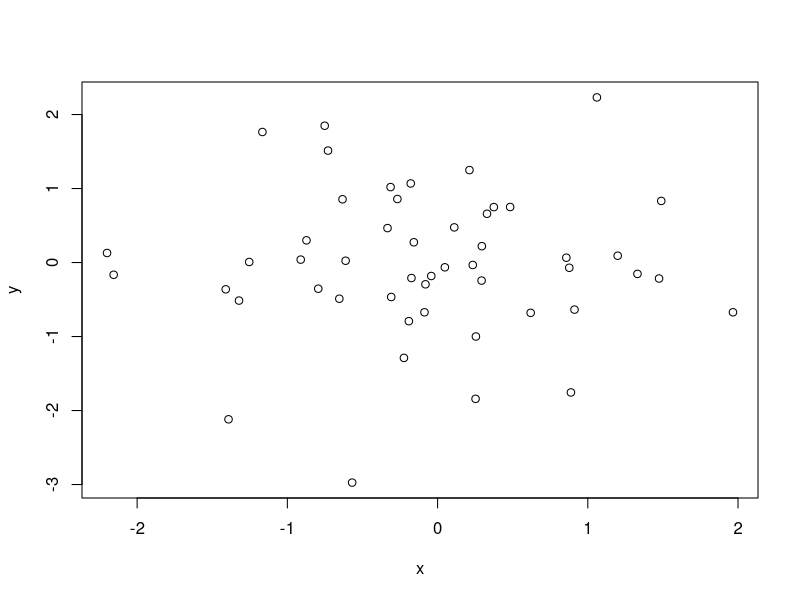
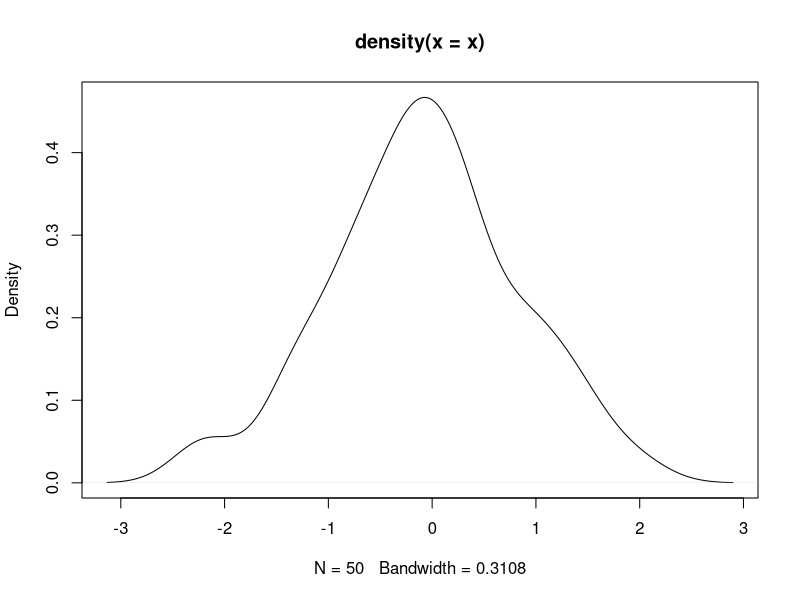

These charts were generated, in order, by the following R code:
### Emacs: -*- coding: utf-8; fill-column: 62; comment-column: 27; -*-
##
## Copyright (C) 2017 Vincent Goulet, David Beauchemin, Samuel Cabral Cruz
##
## Ce fichier fait partie du projet «Introduction à R - Atelier
## du colloque R à Québec 2017»
## http://github.com/vigou3/raquebec-atelier-introduction-r
##
## Cette création est mise à disposition selon le contrat
## Attribution-Partage dans les mêmes conditions 4.0
## International de Creative Commons.
## http://creativecommons.org/licenses/by-sa/4.0/

###
### COMMANDES R
###

## Les expressions entrées à la ligne de commande sont
## immédiatement évaluées et le résultat est affiché à
## l'écran, comme avec une grosse calculatrice.
1                          # une constante
(2 + 3 * 5)^2/7            # expression mathématique
exp(3)                     # fonction exponentielle
sin(pi/2) + cos(pi/2)      # fonctions trigonométriques
gamma(5)                   # fonction gamma

## Lorsqu'une expression est syntaxiquement incomplète,
## l'invite de commande change de '> ' à '+ '.
2 -                        # expression incomplète
5 *                        # toujours incomplète
3                          # complétée

## Taper le nom d'un objet affiche son contenu. Pour une
## fonction, c'est son code source qui est affiché.
pi                         # constante numérique intégrée
letters                    # chaîne de caractères intégrée
LETTERS                    # version en majuscules
rnorm                      # fonction

###
### EXEMPLE DE SESSION DE TRAVAIL
###
### (Inspiré de l'annexe A du manuel «An Introduction to R», R
### Core Team, 2017.)
###

## Générer deux vecteurs de nombres pseudo-aléatoires issus
## d'une loi normale centrée réduite.
x <- rnorm(50)
y <- rnorm(x)

## Graphique des couples (x, y).
plot(x, y)

## Graphique d'une approximation de la densité du vecteur x.
plot(density(x))

## Générer la suite 1, 2, ..., 10.
1:10

## La fonction 'seq' peut générer des suites plus générales.
seq(from = -5, to = 10, by = 3)
seq(from = -5, length = 10)

## La fonction 'rep' répète des valeurs.
rep(1, 5)          # répéter 1 cinq fois
rep(1:5, 5)        # répéter le vecteur 1,...,5 cinq fois
rep(1:5, each = 5) # répéter chaque élément du vecteur cinq fois

## Arithmétique vectorielle.
v <- 1:12               # initialisation d'un vecteur
v + 2                   # additionner 2 à chaque élément de v
v * -12:-1              # produit élément par élément
v + 1:3                 # le vecteur le plus court est recyclé

## Vecteur de nombres uniformes sur l'intervalle [1, 10].
v <- runif(12, min = 1, max = 10)
v

## Pour afficher le résultat d'une affectation, placer la
## commande entre parenthèses.
( v <- runif(12, min = 1, max = 10) )

## Arrondi des valeurs de v à l'entier près.
( v <- round(v) )

## Créer une matrice 3 x 4 à partir des valeurs de
## v. Remarquer que la matrice est remplie par colonne.
( m <- matrix(v, nrow = 3, ncol = 4) )

## Les opérateurs arithmétiques de base s'appliquent aux
## matrices comme aux vecteurs.
m + 2
m * 3
m ^ 2

## Éliminer la quatrième colonne afin d'obtenir une matrice
## carrée.
( m <- m[,-4] )

## Transposée et inverse de la matrice m.
t(m)
solve(m)

## Produit matriciel.
m %*% m                  # produit de m avec elle-même
m %*% solve(m)           # produit de m avec son inverse
round(m %*% solve(m))    # l'arrondi donne la matrice identité

## Consulter la rubrique d'aide de la fonction 'solve'.
?solve

## Une «vignette» est un document de référence en format PDF
## plus détaillé qu'une rubrique d'aide et qui aborde
## habituellement tout un sujet plutôt qu'un objet à la fois.
vignette()                 # liste des vignettes
vignette("adjcurve")       # vignette du paquetage survival

## Liste des objets dans l'espace de travail.
ls()

## Nettoyage.
rm(x, y, v, m)
